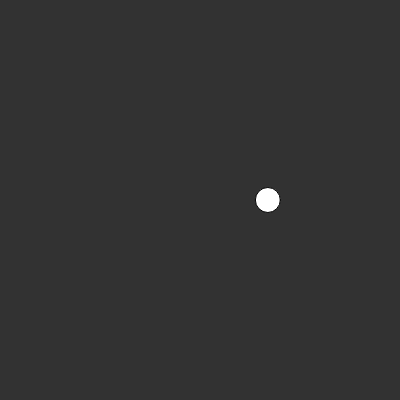
Frame 1 (no input)
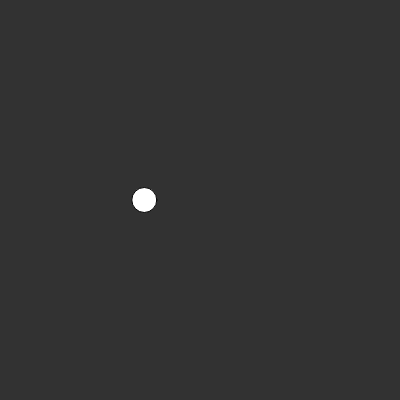
Frame 60 (no input)
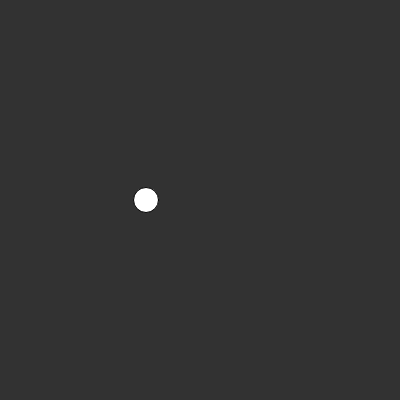
Frame 120 (the mouse pressed at the canvas centre since frame 60)

The p5.js sketch that drew these frames (run headless with seeded random() and noise() and a simulated clock; from frame 60 on, the mouse is pressed at the canvas centre):

// p5.js sketch
// ── sketch.js
let xOffset = 0;

function setup() { 
  createCanvas(400, 400);
} 

function draw() { 
  background(50);

  //let x = random(width);
  let x = map(noise(xOffset), 0, 1, 0, width);
  xOffset += 0.01;

  ellipse(x, 200, 25, 25);
}
